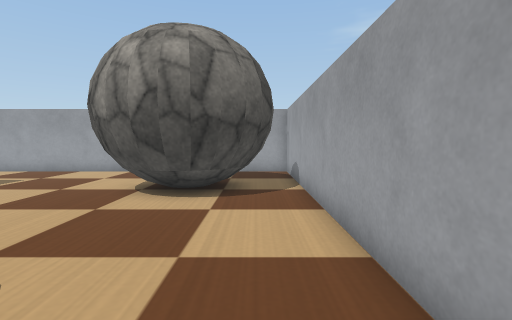
[1] (above)

19 first-person views from a walk through a robot-simulator world made for Webots. The camera is 0.15 m above the floor, tilts 4° down and sees 85° across. The floor is counted in squares, 0.1 m on a side. Each view is taken from the middle of a square. On the plan, view 1 faces up. The plan holds only what a view shows up to about 14 squares ahead; the rest is blank. The robots in the file are not drawn. Simple shapes and patterns stand in for the simulator's stock objects.

[2]
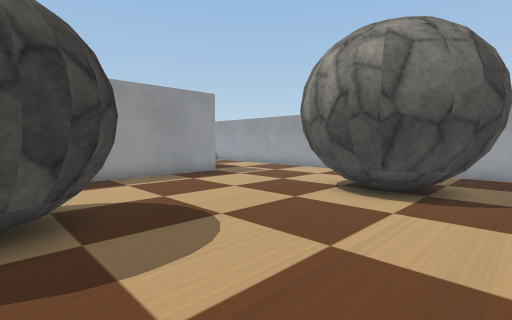

[3]
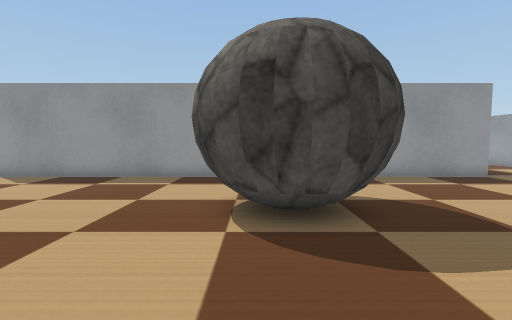

[4]
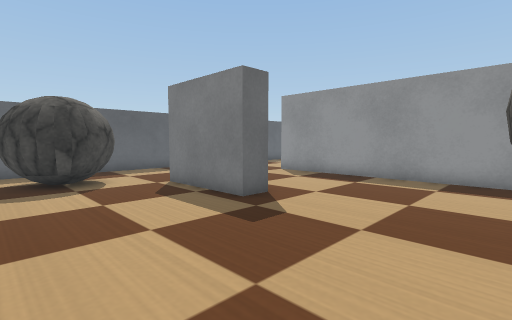

[5]
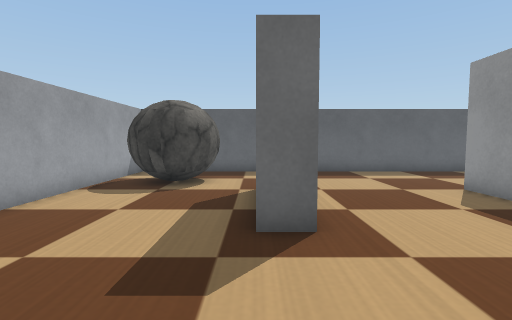

[6]
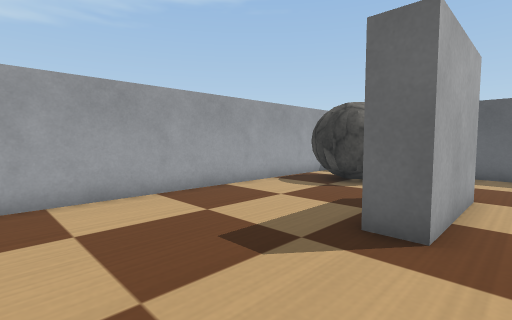

[7]
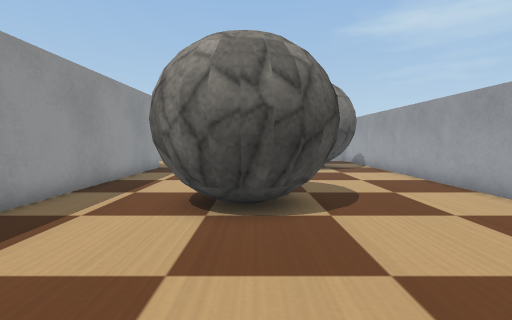

[8]
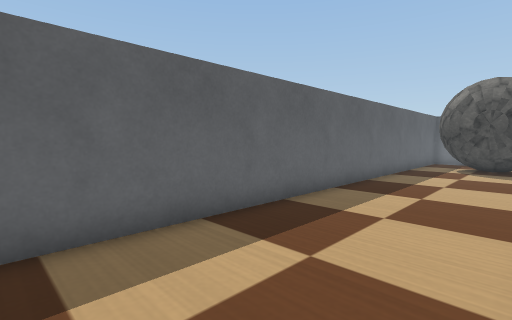

[9]
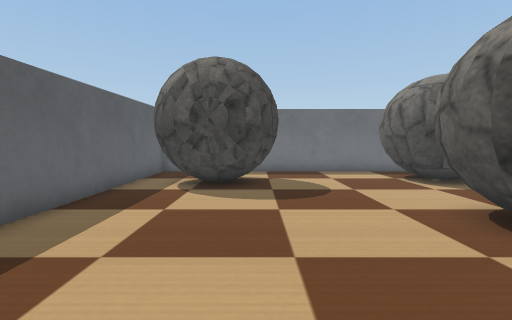

[10]
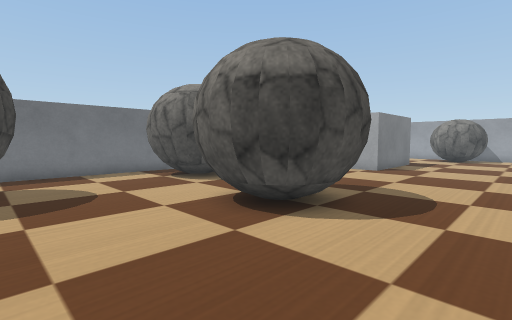

[11]
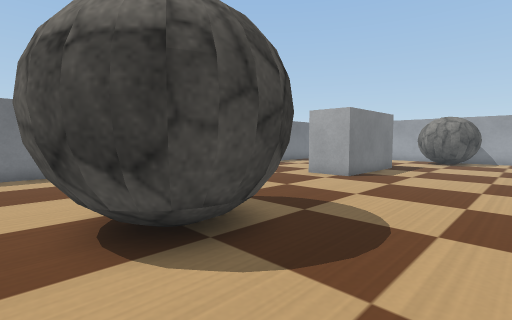

[12]
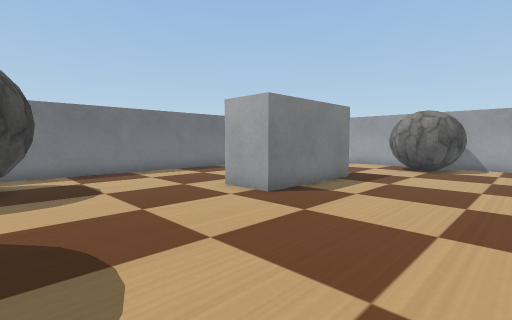

[13]
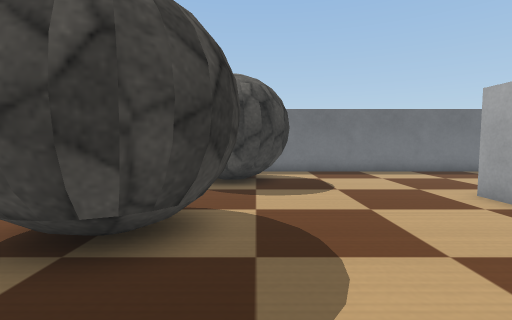

[14]
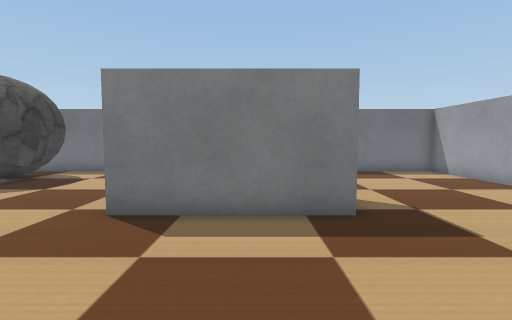

[15]
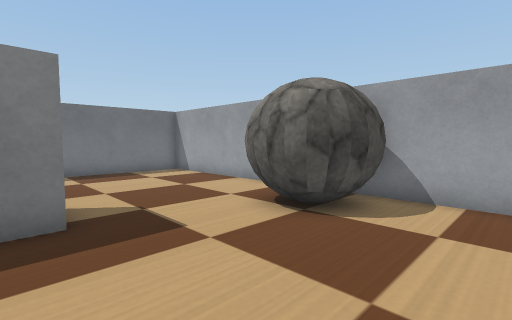

[16]
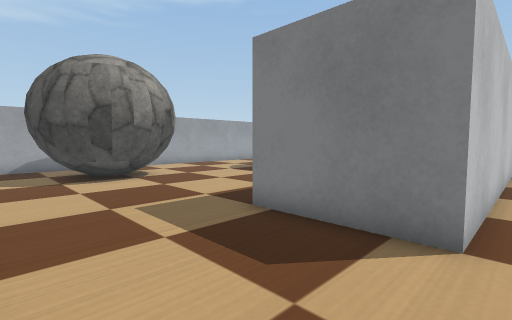

[17]
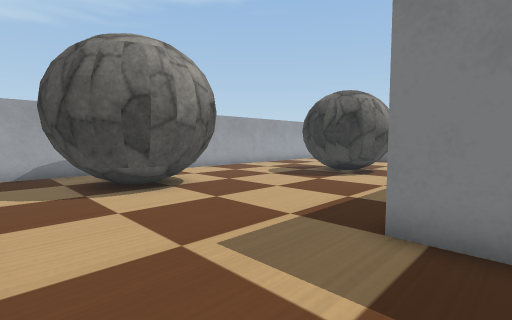

[18]
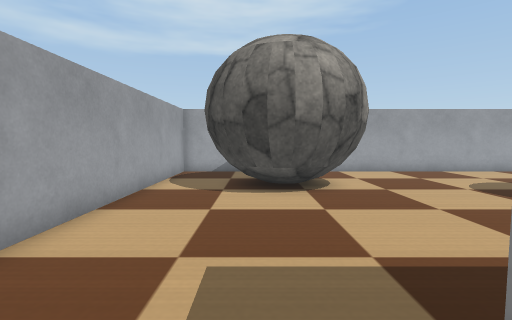

[19]
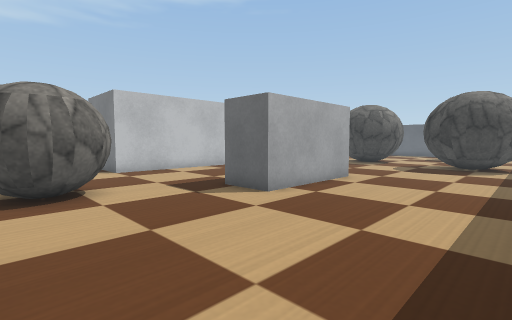

### Floor plan
Key: @ floor where view 1 was taken; # wall or solid block; . floor; R rock; B grey box.
Columns run from 29 left of view 1 to 2 right of it. Each row starts with its distance up from view 1.
 14 #######    ####  ###############
 13 #........RR ...  ..............#
 12 #........RRRR.. ...............#
 11 #........RRR.............RRR  .#
 10 #.........R..............RRR  .#
  9 #.......................RRR RR.#
  8 #..............####......RRRRR.#
  7 #......BB......#  #......RRRRR.#
  6 #......BB......#  #............#
  5 #......BB......#  #............#
  4 #......BB......#  #............#
  3 #......BB......#  #............#
  2 #......BB......#  #....RR......#
  1 #..............#  #...RRRR.....#
  0 #..............#  #...RRRRR..@.#
 -1 #..............#  #...RRRRR....#
 -2 #..............   #....RRR.....#
 -3 #.RRR..........   #............#
 -4 #.RRRR.........   #............#
 -5 # R RR.. RRR...   #............#
 -6 #. RRR.   RR...   #............#
 -7 #. RR..  RRR...   #............#
 -8 #.......RRRR...   #.....BB.....#
 -9 #..............   #.....BB.....#
-10 #.............    #.....BB.....#
-11 #...R........     #.....BB.....#
-12 #.. RR.....................RRR.#
-13     RRR....................RRR.#
-14     RRR....................   .#
-15     RR................. ...  ..#
-16 #...................... .... ..#
-17 ##############################

Where each view was taken, in squares from view 1:
view 1: 0 up, 0 right, facing up
view 2: 0 up, 1 right, facing up-left
view 3: 1 down, 1 right, facing left
view 4: 2 down, 1 right, facing down-left
view 5: 3 down, 4 left, facing down
view 6: 3 down, 6 left, facing down-right
view 7: 7 down, 5 left, facing up
view 8: 12 down, 8 left, facing down-left
view 9: 12 down, 15 left, facing left
view 10: 12 down, 15 left, facing up-left
view 11: 9 down, 15 left, facing up-left
view 12: 4 down, 15 left, facing up-left
view 13: 4 down, 15 left, facing left
view 14: 5 up, 15 left, facing left
view 15: 6 up, 15 left, facing up-left
view 16: 13 up, 15 left, facing down-right
view 17: 13 up, 12 left, facing down-right
view 18: 10 up, 12 left, facing right
view 19: 13 up, 28 left, facing down-right
